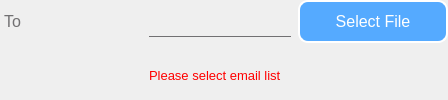
                  <widget class="QFrame" name="frame_5">
                   <property name="frameShape">
                    <enum>QFrame::NoFrame</enum>
                   </property>
                   <property name="frameShadow">
                    <enum>QFrame::Raised</enum>
                   </property>
                   <layout class="QGridLayout" name="gridLayout_3">
                    <property name="leftMargin">
                     <number>0</number>
                    </property>
                    <property name="topMargin">
                     <number>0</number>
                    </property>
                    <property name="rightMargin">
                     <number>0</number>
                    </property>
                    <property name="bottomMargin">
                     <number>0</number>
                    </property>
                    <property name="spacing">
                     <number>7</number>
                    </property>
                    <item row="0" column="3">
                     <widget class="QPushButton" name="browse_file_btn">
                      <property name="minimumSize">
                       <size>
                        <width>150</width>
                        <height>40</height>
                       </size>
                      </property>
                      <property name="maximumSize">
                       <size>
                        <width>100</width>
                        <height>16777215</height>
                       </size>
                      </property>
                      <property name="font">
                       <font>
                        <pointsize>12</pointsize>
                       </font>
                      </property>
                      <property name="cursor">
                       <cursorShape>PointingHandCursor</cursorShape>
                      </property>
                      <property name="styleSheet">
                       <string notr="true">QPushButton{
	background-color: rgb(85, 170, 255);
	color: rgb(255, 255, 255);
	border: 2px solid;
	border-color: none;
	border-radius: 10px;
	padding: 10px
}

QPushButton:hover{
	background-color: rgb(85, 170, 255);
	border: 2px solid;
	border-color: rgb(85, 85, 255);
}</string>
                      </property>
                      <property name="text">
                       <string>Select File</string>
                      </property>
                     </widget>
                    </item>
                    <item row="0" column="1" colspan="2">
                     <widget class="QLineEdit" name="to_email_label">
                      <property name="minimumSize">
                       <size>
                        <width>0</width>
                        <height>0</height>
                       </size>
                      </property>
                      <property name="font">
                       <font>
                        <pointsize>12</pointsize>
                       </font>
                      </property>
                      <property name="styleSheet">
                       <string notr="true">background:transparent;
border:none;
border-bottom:1px solid #717072;
border-radius: 0px;
color: rgb(113, 112, 114);
padding-left: 1.5px;
padding-bottom: 5px;
padding-top: 5px;</string>
                      </property>
                      <property name="text">
                       <string/>
                      </property>
                      <property name="readOnly">
                       <bool>true</bool>
                      </property>
                      <property name="placeholderText">
                       <string/>
                      </property>
                     </widget>
                    </item>
                    <item row="0" column="0">
                     <widget class="QLineEdit" name="to_entry">
                      <property name="sizePolicy">
                       <sizepolicy hsizetype="Fixed" vsizetype="Fixed">
                        <horstretch>0</horstretch>
                        <verstretch>0</verstretch>
                       </sizepolicy>
                      </property>
                      <property name="minimumSize">
                       <size>
                        <width>0</width>
                        <height>0</height>
                       </size>
                      </property>
                      <property name="font">
                       <font>
                        <pointsize>12</pointsize>
                       </font>
                      </property>
                      <property name="cursor">
                       <cursorShape>ArrowCursor</cursorShape>
                      </property>
                      <property name="styleSheet">
                       <string notr="true">background:transparent;
border:none;
border-radius: 0px;
color: rgb(113, 112, 114);
padding-left: 1.5px;
padding-bottom: 5px;
padding-top: 5px;</string>
                      </property>
                      <property name="text">
                       <string>To</string>
                      </property>
                      <property name="readOnly">
                       <bool>true</bool>
                      </property>
                      <property name="placeholderText">
                       <string>Subject</string>
                      </property>
                     </widget>
                    </item>
                    <item row="1" column="0">
                     <widget class="QLabel" name="receiver_file_label">
                      <property name="text">
                       <string/>
                      </property>
                     </widget>
                    </item>
                    <item row="1" column="1">
                     <widget class="QLabel" name="to_error">
                      <property name="font">
                       <font>
                        <pointsize>10</pointsize>
                       </font>
                      </property>
                      <property name="styleSheet">
                       <string notr="true">color: rgb(255, 0, 0);</string>
                      </property>
                      <property name="text">
                       <string>Please select email list</string>
                      </property>
                     </widget>
                    </item>
                   </layout>
                  </widget>
